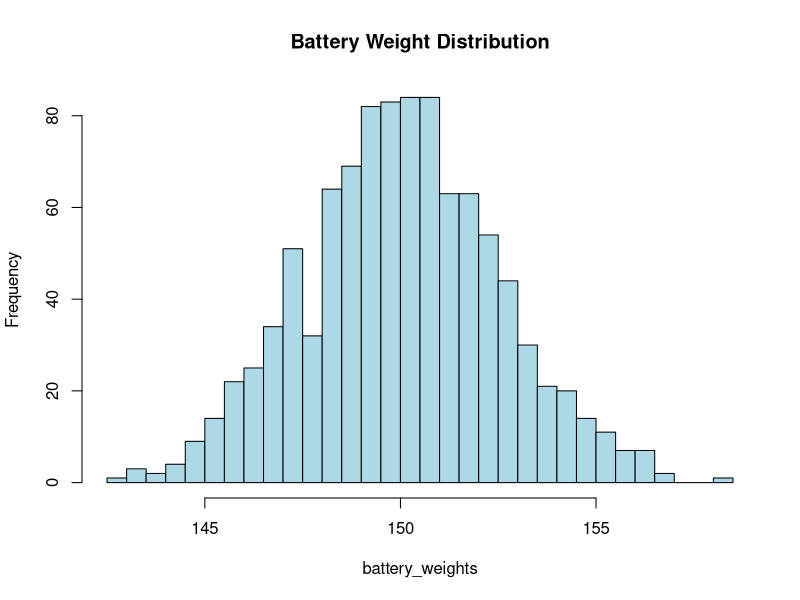
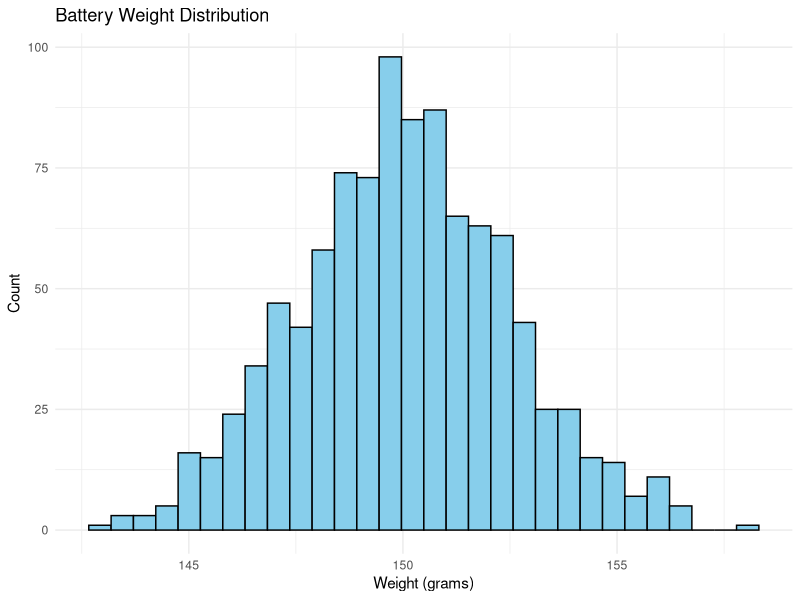
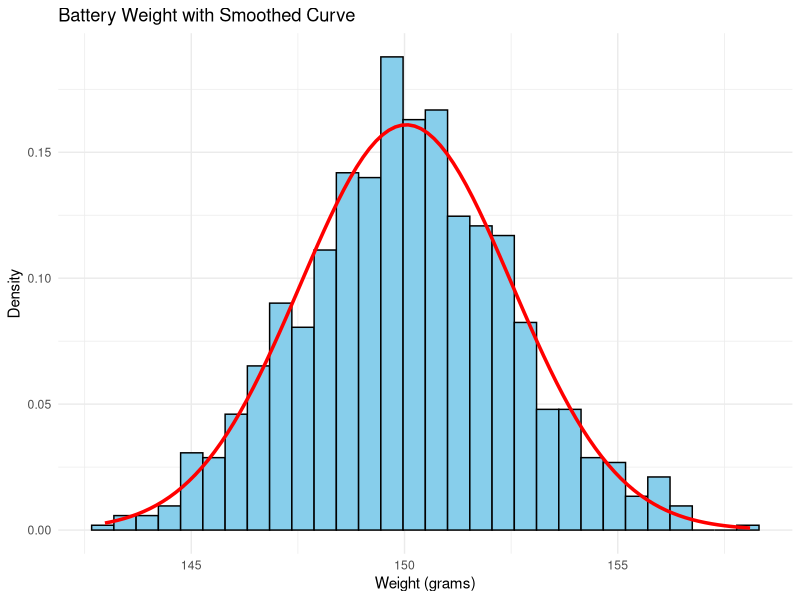
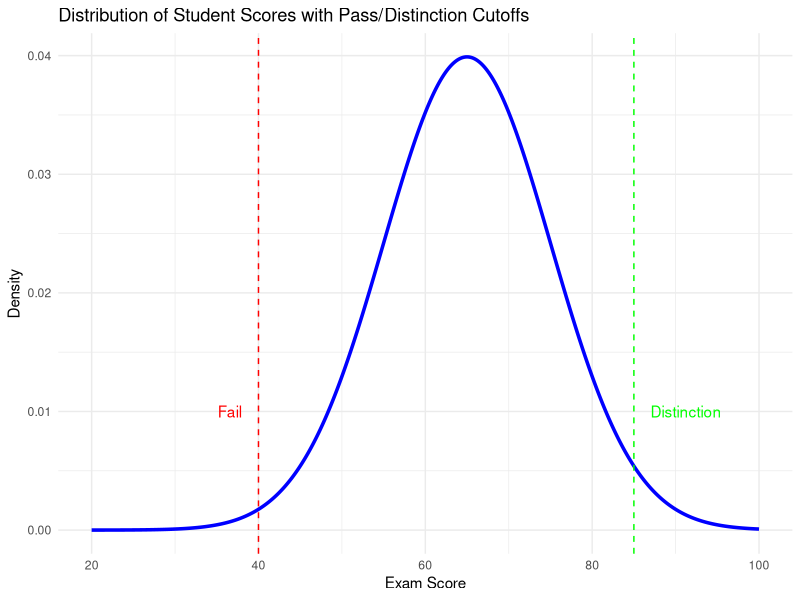
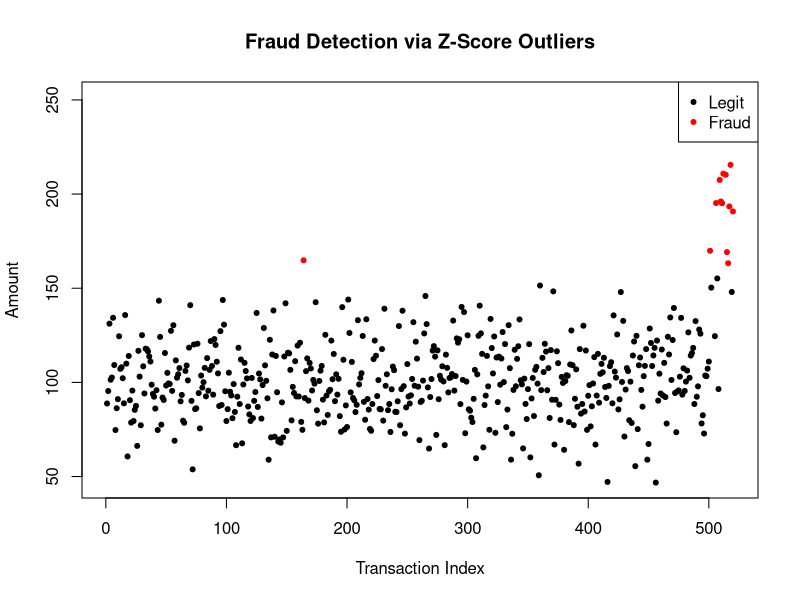

Generate these figures, in order, with R:
## ---- chunk 1

#question_1 Batteries
set.seed(123)
battery_weights <- rnorm(1000, mean = 150, sd = 2.5)
battery_weights
## ---- chunk 2
summary(battery_weights)
hist(battery_weights, breaks = 30, col = "lightblue", main = "Battery Weight Distribution")
## ---- chunk 3
mu <- 150 #mean weight
sigma <- 2.5 #sd
lower_limit <- 145
upper_limit <- 155
## ---- chunk 4
#calculate defectives
#probability of being below 145g
p_lower <- pnorm(lower_limit, mean = mu, sd = sigma)

#probability of being above 155g
p_upper <- 1- pnorm(upper_limit, mean = mu, sd = sigma)

#total defective probability
p_defective <- p_lower + p_upper

#show as percentage
cat("Expected percentage of defective batteries: ", round(p_defective * 100, 2), "%\n")
## ---- chunk 5
#identify and count defective batteries

defective_logical <- battery_weights < lower_limit | battery_weights > upper_limit
num_defective <- sum(defective_logical)
percent_defective <- mean(defective_logical) * 100

cat("Number of  defective batteries: ", num_defective, "\n")
cat("Percentage of defective batteries: ", round(percent_defective, 2), "%\n")
## ---- chunk 6
#defective in Batch
n <- 1000 #sample size (number of batteries produced)

expected_defective_count <- round(p_defective * n)

cat("Expected number of defective batteries in batch of ", n, ":", expected_defective_count, "\n")
## ---- chunk 7
library(ggplot2)

#put the weights into a dataframe

df <- data.frame(weight = battery_weights)
df

## ---- chunk 8
ggplot(df, aes(x = weight)) +
  geom_histogram(bins = 30, fill = "skyblue", color = "black")+
  ggtitle("Battery Weight Distribution") +
  xlab("Weight (grams)") +
  ylab("Count") +
  theme_minimal()

## ---- chunk 9
ggplot(df, aes(x = weight)) +
  geom_histogram(aes(y = ..density..), bins = 30, fill = "skyblue", color = "black") +
  stat_function(fun = dnorm, args = list(mean = mean(df$weight), sd = sd(df$weight)), color = "red", size = 1.2) +
  ggtitle("Battery Weight with Smoothed Curve") +
  xlab("Weight (grams)") +
  ylab("Density") +
  theme_minimal()

## ---- chunk 10
#question_2 Exam scores
mu <- 65
sigma <- 10
n <- 500
## ---- chunk 11
#probability of failing (<40)
p_fail <- pnorm(40, mean = mu, sd = sigma)

#probability of scoring distinction (> 85)
p_distinction <- 1- pnorm(85, mean = mu, sd = sigma)

#convert to number of students
num_fail <- round(p_fail * n)
num_distinction <- round(p_distinction * n)

cat("Estimated failuers:", num_fail, "students\n")
cat("Estimated distincitons:", num_distinction, "students\n")

## ---- chunk 12

library(ggplot2)

# create a sequence of scores form 20 to 100
x_vals <- seq(20, 100, by = 0.1)
y_vals <- dnorm(x_vals, mean = mu, sd = sigma)
df <- data.frame(score = x_vals, density = y_vals)

ggplot(df, aes(x=score, y = density)) +
  geom_line(color = "blue", size = 1.2) +
  geom_vline(xintercept = 40, linetype = "dashed", color = "red") +
  geom_vline(xintercept = 85, linetype = "dashed", color = "green") +
  annotate("text", x = 38, y = 0.01, label = "Fail", color = "red", hjust = 1)+
  annotate("text", x = 87, y = 0.01, label = "Distinction", color = "green", hjust = 0) +
  ggtitle("Distribution of Student Scores with Pass/Distinction Cutoffs") +
  xlab("Exam Score") +
  ylab("Density") +
  theme_minimal()

## ---- chunk 13
# Problem: An e-commerce company processes thousands of online transactions daily. They want to develop a system to automatically flag potentially fraudulent transactions based solely on transaction amounts. Fraudulent transactions are modeled as outliers from a normal distribution of legitimate transactions.

# Set seeed for reproducibility
set.seed(123)

#Parameters for the normal distribution of transaction amounts
mean_amount <- 100
sd_amount <- 20

#Generate systhetic normal transactions
n_normal <- 500
normal_transactions <- rnorm(n_normal, mean = mean_amount, sd = sd_amount)

#Introduce fruadulent transactions (outliers, far from the mean)
n_fraud <- 20
fraudulent_transactions <- rnorm(n_fraud, mean = 200, sd = 50) #Fraudulent transactions are far from the mean

#combine both datasets
transactions <- c(normal_transactions, fraudulent_transactions)

#create corresponding labels vector (0 for normal, 1 for fraud)
labels <- c(rep(0, n_normal), rep(1, n_fraud))

#create a data frame
data <- data.frame(transaction_amount = transactions, is_fraud = labels)

head(data)

## ---- chunk 14
mean_legit <- mean(normal_transactions)
sd_legit <- sd(normal_transactions)
mean_legit
sd_legit
## ---- chunk 15
#Define a function to flat outliers using z-scores #3sd greater threshold define 99.7 percent area
flag_fraud <- function(amounts, mean_val, sd_val, threshold = 3){
  z_scores <- abs((amounts - mean_val) /  sd_val)
  fraud_flags <- z_scores > threshold
  return(fraud_flags)
}
## ---- chunk 16
# apply the function to all transactions
flags <- flag_fraud(transactions, mean_legit, sd_legit)

## ---- chunk 17
#Review flagged transactions
fradulent_detected <- transactions[flags]
print("Flagged Fradulent Transactions:")
print(fradulent_detected)
## ---- chunk 18
#Visualize flagged transcations
plot(transactions, pch = 20, col = ifelse(flags, "red", "black"), 
     main = "Fraud Detection via Z-Score Outliers",
     ylab = "Amount", xlab = "Transaction Index")
legend("topright", legend = c("Legit", "Fraud"), col = c("black", "red"), pch = 20)
## ---- chunk 19
#Calculate the mean and sd of transaction amounts
mean_amount <- mean(data$transaction_amount)
sd_amount <- sd(data$transaction_amount)

#Define a threshold for fraud detection (3 SD from the mean)
threshold_upper <- mean_amount + 3 * sd_amount
threshold_lower <- mean_amount - 3 * sd_amount

#Flag transactions as fraudulent if they exceed thresholds
data$predected_fraud <- ifelse(data$transaction_amount > threshold_upper | data$transaction_amount < threshold_lower, 1, 0)

head(data)
## ---- chunk 20
# confusion matrix to check the performance
table(Predicted = data$predected_fraud
      , Actual = data$is_fraud)
## ---- chunk 21


